Frame 1 (no input): blank canvas, image omitted
Frame 60 (no input): blank canvas, image omitted
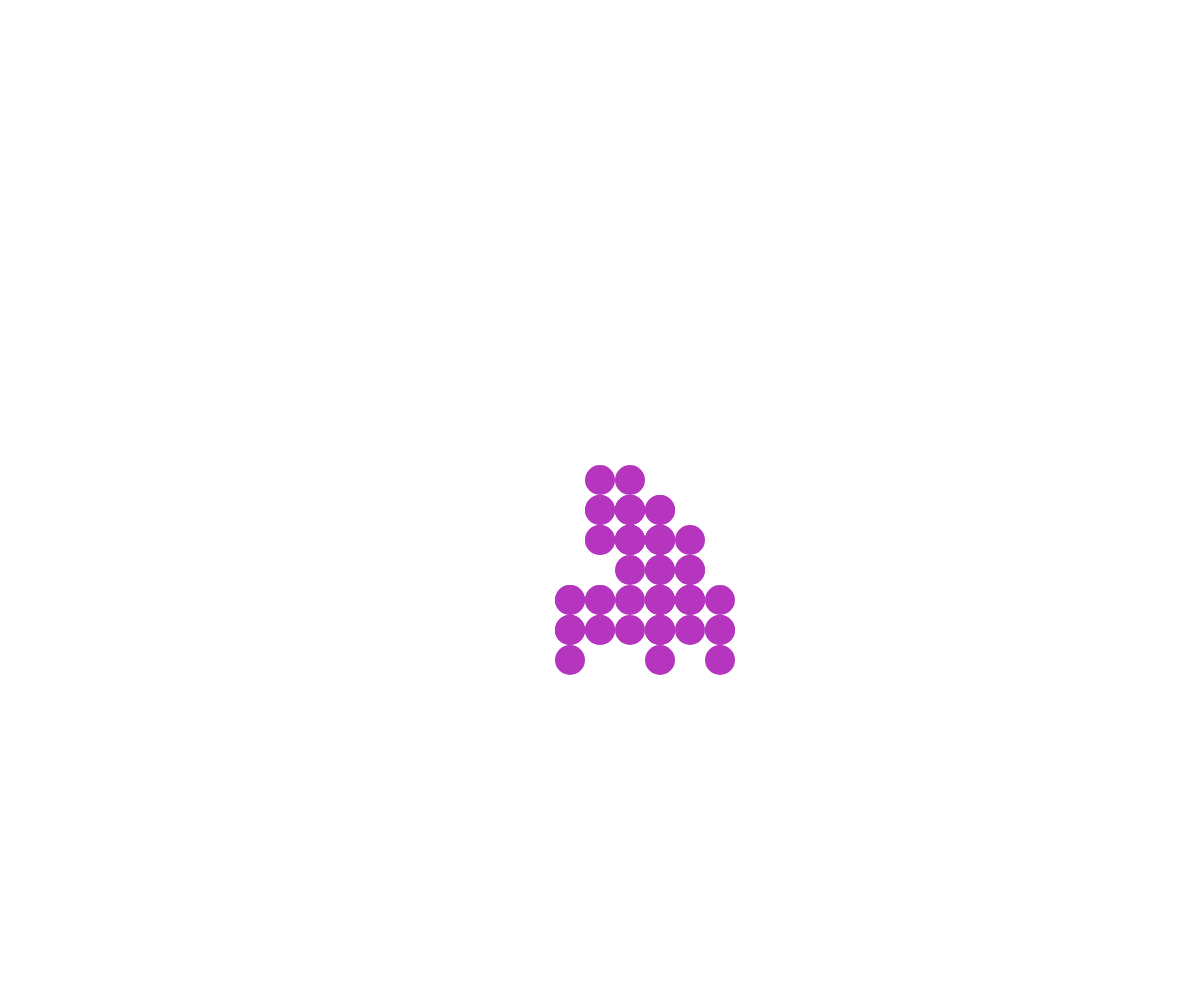
Frame 120 (the mouse pressed at the canvas centre since frame 60)

The p5.js sketch whose frames 1 and 60 were blank and that drew this single picture after the mouse press (run headless with seeded random() and noise() and a simulated clock; from frame 60 on, the mouse is pressed at the canvas centre):

// p5.js sketch
// ── sketch.js
// Walker OOP Demo
// Your Name
// Date
//
// Extra for Experts:
// - describe what you did to take this project "above and beyond"


class Walker {
  constructor(x = 0, y = 0, theColor = "red") {
    this.x = x;
    this.y = y;
    this.color = theColor;
    this.speed = 30;
    this.radius = 15;
  }
  
  move() {
    let choice = random(100);
    if (choice < 25) {
      // up
      this.y -= this.speed;
    }
    else if (choice < 50) {
      // down
      this.y += this.speed;
    }
    else if (choice < 75) {
      // left
      this.x -= this.speed;
    }
    else if (choice < 100) {
      // right
      this.x += this.speed;
    }
  }
  
  display() {
    noStroke();
    fill(this.color);
    circle(this.x, this.y, this.radius * 2);
  }
}

// yay!!!!!
// let luke;
// aww
let walkers = [];

function setup() {
  createCanvas(windowWidth, windowHeight);
  // luke = new Walker(width / 2, height / 2, "blue");
  // lukeAgain = new Walker(width / 2, height / 2, "red");
}

function mousePressed() {
  spawnWalker(mouseX - mouseX % (15 * 2), mouseY - mouseY % (15 * 2));
}

function spawnWalker(x, y) {
  // Generate random color
  let r = random(255);
  let g = random(255);
  let b = random(255);
  let someColor = color(r, g, b);

  let someWalker = new Walker(x, y, someColor);
  walkers.push(someWalker);
}
function draw() {
  // background(220);
  // luke.display();
  // lukeAgain.display();
  // luke.move();
  // lukeAgain.move();
  for (let walker of walkers) {
    walker.display();
  }
  for (let walker of walkers) {
    walker.move();
  }
}
